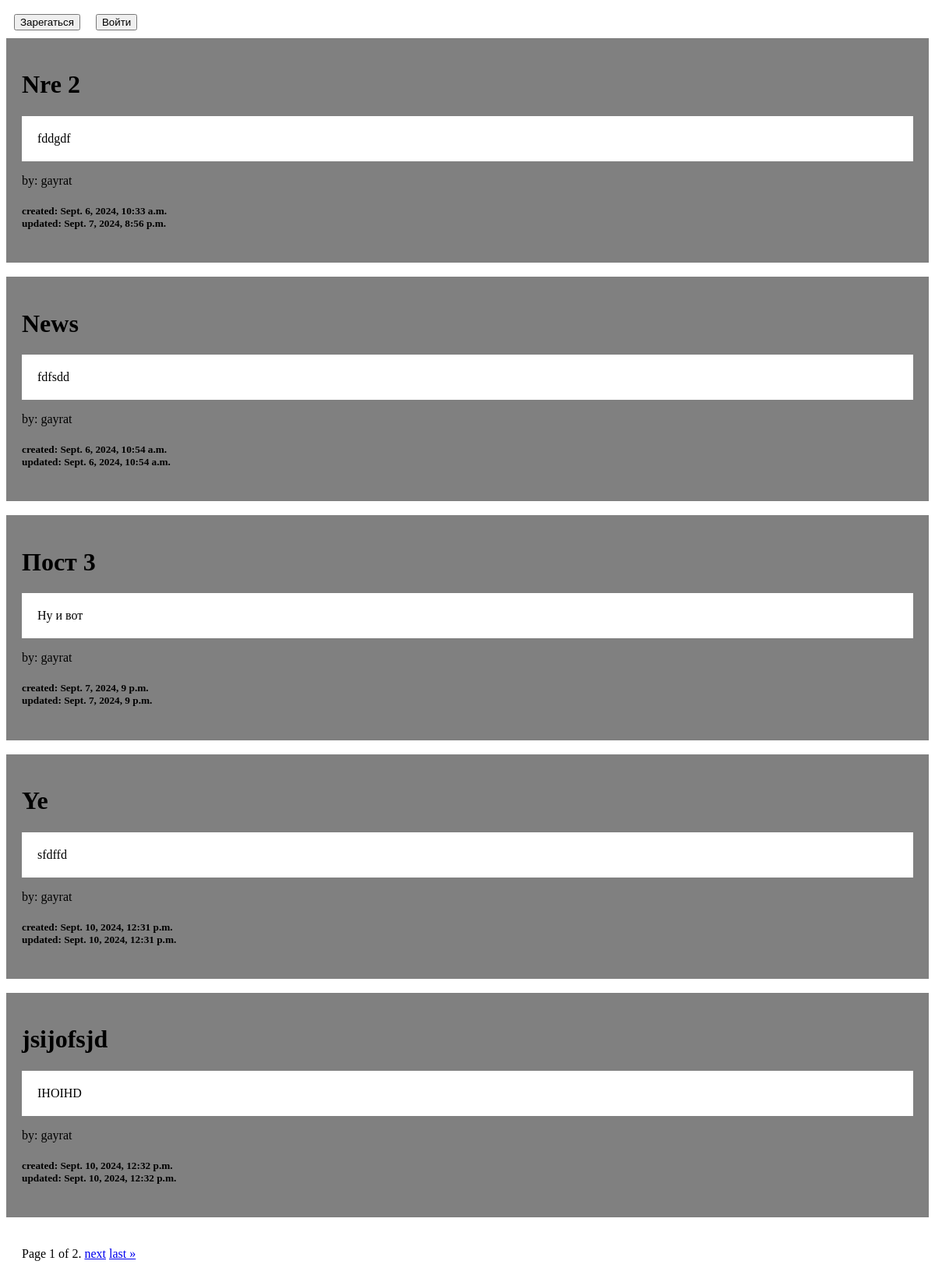
The app's page /posts/, older data.
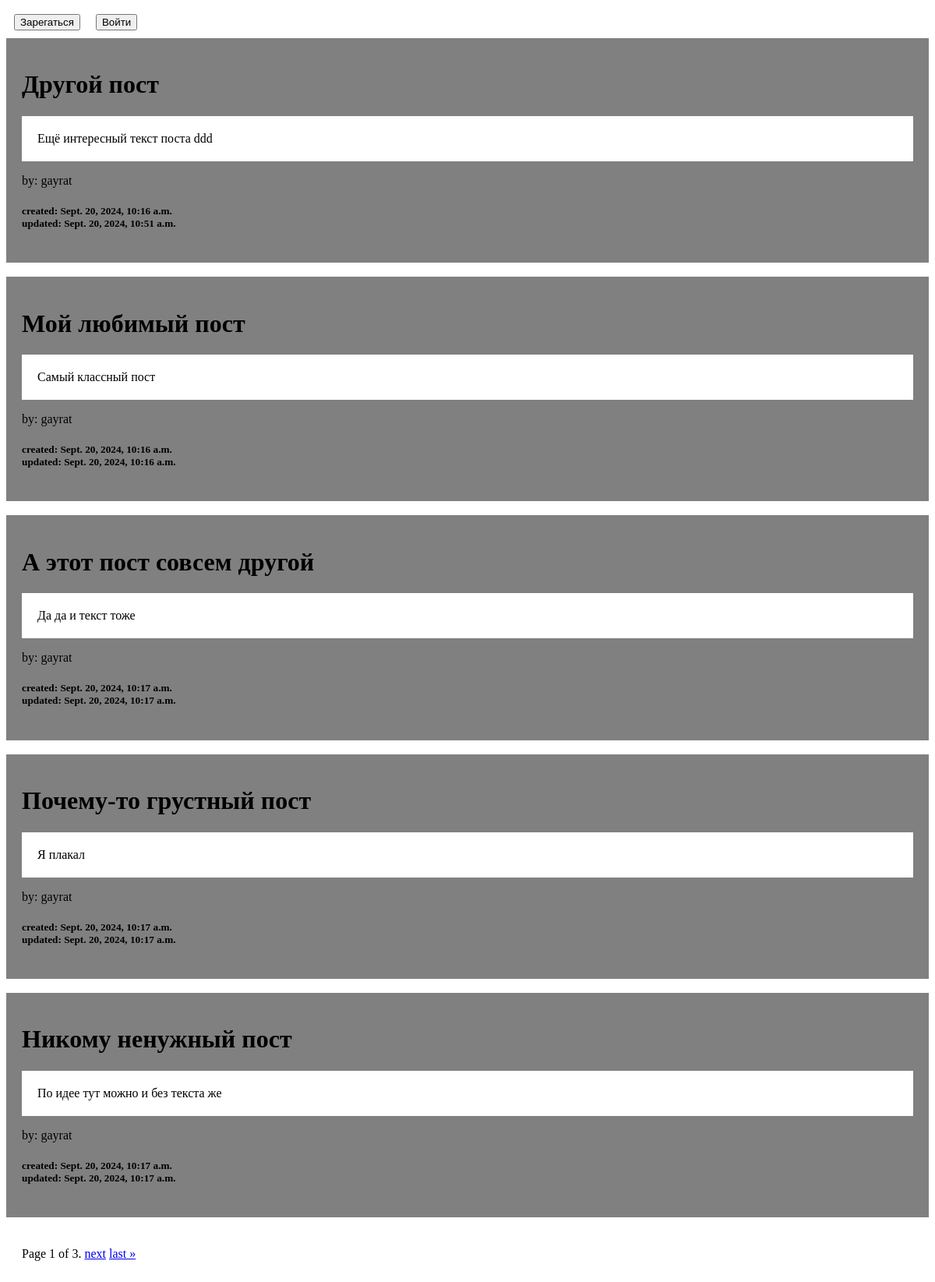
The same page, newer data.
### blog_api_1/models.py (models this page shows, shortened)
class Post(models.Model):
    title = models.CharField(max_length=255)
    content = models.TextField()
    author = models.ForeignKey(User, on_delete=models.CASCADE)
    created_at = models.DateTimeField(auto_now_add=True)
    updated_at = models.DateTimeField(auto_now=True)

### blog_api_1/views.py (the view)
# urls.py: path('posts/', showPosts, name='Posts'),
def showPosts(request):
    Posts = Post.objects.all()
    paginator = Paginator(Posts, 5)
    page_number = request.GET.get("page")
    page_obj = paginator.get_page(page_number)
    return render(request, 'blogapp/posts.html', {"Posts": page_obj})

### blog_api_1/templates/blogapp/posts.html (shortened to what this page needs)
{% extends 'blogapp/base.html' %}
{% block content %}
    {% for p in Posts %}
    <a href="{% url 'postpage' p.id %}" style="text-decoration: none;  color: inherit;">
    <div style="background-color: gray; padding: 20px">
        <h1>{{ p.title }}</h1>
        <p style="background-color: white; padding: 20px">{{ p.content }}</p>
        <p>by: {{ p.author }}</p>
        <h5>created: {{ p.created_at }}<br>
        updated: {{p.updated_at }}</h5>
    </div>
    </a>
    <br>
    {% endfor %}
    <div class="pagination" style="padding: 20px;">
    <span class="step-links">
        <span class="current">
            Page {{ Posts.number }} of {{ Posts.paginator.num_pages }}.
        </span>
        {% if Posts.has_next %}
            <a href="?page={{ Posts.next_page_number }}">next</a>
            <a href="?page={{ Posts.paginator.num_pages }}">last &raquo;</a>
        {% endif %}
    </span>
</div>
{% endblock %}

### blog_api_1/templates/blogapp/base.html (shortened to what this page needs)
<!DOCTYPE html>
<html lang="en">
<head>
</head>
<body>
{% if request.user.is_authenticated %}
    <div style="display: flex; flex-direction: row;">
        <div style="padding: 10px">
            <button onclick="location.href='{% url 'makepost' %}'">Создать пост</button>
        </div>
        <div style="padding: 10px">
            <button onclick="location.href='{% url 'logout' %}'">Выйти</button>
        </div>
    </div>
{% else %}
    <div style="display: flex; flex-direction: row;">
        <div style="padding: 10px">
            <button onclick="location.href='{% url 'registration' %}'">Зарегаться</button>
        </div>
        <div style="padding: 10px">
            <button onclick="location.href='{% url 'login' %}'">Войти</button>
        </div>
    </div>
{% endif %}
{% block content %}
{% endblock %}
</body>
</html>

Row changes from the older to the newer data that the page shows:
removed Post: title "Nre 2", content "fddgdf", author "gayrat", created_at "Sept. 6, 2024, 10:33 a.m.", updated_at "Sept. 7, 2024, 8:56 p.m."
removed Post: title "News", content "fdfsdd", author "gayrat", created_at "Sept. 6, 2024, 10:54 a.m.", updated_at "Sept. 6, 2024, 10:54 a.m."
removed Post: title "Пост 3", content "Ну и вот", author "gayrat", created_at "Sept. 7, 2024, 9 p.m.", updated_at "Sept. 7, 2024, 9 p.m."
removed Post: title "Ye", content "sfdffd", author "gayrat", created_at "Sept. 10, 2024, 12:31 p.m.", updated_at "Sept. 10, 2024, 12:31 p.m."
removed Post: title "jsijofsjd", content "IHOIHD", author "gayrat", created_at "Sept. 10, 2024, 12:32 p.m.", updated_at "Sept. 10, 2024, 12:32 p.m."
added Post: title "Другой пост", content "Ещё интересный текст поста ddd", author "gayrat", created_at "Sept. 20, 2024, 10:16 a.m.", updated_at "Sept. 20, 2024, 10:51 a.m."
added Post: title "Мой любимый пост", content "Самый классный пост", author "gayrat", created_at "Sept. 20, 2024, 10:16 a.m.", updated_at "Sept. 20, 2024, 10:16 a.m."
added Post: title "А этот пост совсем другой", content "Да да и текст тоже", author "gayrat", created_at "Sept. 20, 2024, 10:17 a.m.", updated_at "Sept. 20, 2024, 10:17 a.m."
added Post: title "Почему-то грустный пост", content "Я плакал", author "gayrat", created_at "Sept. 20, 2024, 10:17 a.m.", updated_at "Sept. 20, 2024, 10:17 a.m."
added Post: title "Никому ненужный пост", content "По идее тут можно и без текста же", author "gayrat", created_at "Sept. 20, 2024, 10:17 a.m.", updated_at "Sept. 20, 2024, 10:17 a.m."
Text that changed along with them:
{{ Posts.paginator.num_pages }}: "2" → "3"
